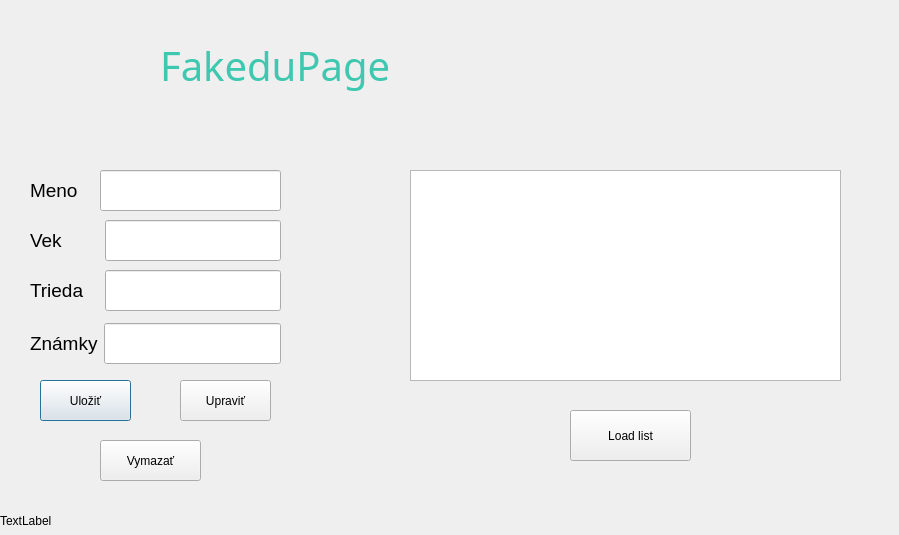
<?xml version="1.0" encoding="UTF-8"?>
<ui version="4.0">
 <class>Info</class>
 <widget class="QDialog" name="Info">
  <property name="geometry">
   <rect>
    <x>0</x>
    <y>0</y>
    <width>899</width>
    <height>535</height>
   </rect>
  </property>
  <property name="windowTitle">
   <string>Dialog</string>
  </property>
  <property name="styleSheet">
   <string notr="true"/>
  </property>
  <widget class="QPushButton" name="pushButton">
   <property name="geometry">
    <rect>
     <x>40</x>
     <y>380</y>
     <width>91</width>
     <height>41</height>
    </rect>
   </property>
   <property name="text">
    <string>Uložiť</string>
   </property>
  </widget>
  <widget class="QLabel" name="label_sec_status">
   <property name="geometry">
    <rect>
     <x>0</x>
     <y>490</y>
     <width>171</width>
     <height>61</height>
    </rect>
   </property>
   <property name="text">
    <string>TextLabel</string>
   </property>
  </widget>
  <widget class="QWidget" name="layoutWidget">
   <property name="geometry">
    <rect>
     <x>30</x>
     <y>170</y>
     <width>251</width>
     <height>41</height>
    </rect>
   </property>
   <layout class="QFormLayout" name="formLayout_4">
    <item row="0" column="0">
     <widget class="QLabel" name="label">
      <property name="sizePolicy">
       <sizepolicy hsizetype="Expanding" vsizetype="Expanding">
        <horstretch>0</horstretch>
        <verstretch>0</verstretch>
       </sizepolicy>
      </property>
      <property name="font">
       <font>
        <pointsize>14</pointsize>
       </font>
      </property>
      <property name="text">
       <string>Meno   </string>
      </property>
     </widget>
    </item>
    <item row="0" column="1">
     <widget class="QLineEdit" name="txt_name">
      <property name="sizePolicy">
       <sizepolicy hsizetype="Expanding" vsizetype="Expanding">
        <horstretch>0</horstretch>
        <verstretch>0</verstretch>
       </sizepolicy>
      </property>
     </widget>
    </item>
   </layout>
  </widget>
  <widget class="QWidget" name="layoutWidget">
   <property name="geometry">
    <rect>
     <x>30</x>
     <y>220</y>
     <width>251</width>
     <height>41</height>
    </rect>
   </property>
   <layout class="QFormLayout" name="formLayout_3">
    <item row="0" column="0">
     <widget class="QLabel" name="label_2">
      <property name="sizePolicy">
       <sizepolicy hsizetype="Expanding" vsizetype="Expanding">
        <horstretch>0</horstretch>
        <verstretch>0</verstretch>
       </sizepolicy>
      </property>
      <property name="font">
       <font>
        <pointsize>14</pointsize>
       </font>
      </property>
      <property name="text">
       <string>Vek       </string>
      </property>
     </widget>
    </item>
    <item row="0" column="1">
     <widget class="QLineEdit" name="txt_age">
      <property name="sizePolicy">
       <sizepolicy hsizetype="Expanding" vsizetype="Expanding">
        <horstretch>0</horstretch>
        <verstretch>0</verstretch>
       </sizepolicy>
      </property>
     </widget>
    </item>
   </layout>
  </widget>
  <widget class="QWidget" name="layoutWidget">
   <property name="geometry">
    <rect>
     <x>30</x>
     <y>270</y>
     <width>251</width>
     <height>41</height>
    </rect>
   </property>
   <layout class="QFormLayout" name="formLayout_2">
    <item row="0" column="0">
     <widget class="QLabel" name="label_3">
      <property name="sizePolicy">
       <sizepolicy hsizetype="Expanding" vsizetype="Expanding">
        <horstretch>0</horstretch>
        <verstretch>0</verstretch>
       </sizepolicy>
      </property>
      <property name="font">
       <font>
        <pointsize>14</pointsize>
       </font>
      </property>
      <property name="text">
       <string>Trieda   </string>
      </property>
     </widget>
    </item>
    <item row="0" column="1">
     <widget class="QLineEdit" name="txt_clas">
      <property name="sizePolicy">
       <sizepolicy hsizetype="Expanding" vsizetype="Expanding">
        <horstretch>0</horstretch>
        <verstretch>0</verstretch>
       </sizepolicy>
      </property>
     </widget>
    </item>
   </layout>
  </widget>
  <widget class="QWidget" name="layoutWidget">
   <property name="geometry">
    <rect>
     <x>30</x>
     <y>323</y>
     <width>251</width>
     <height>41</height>
    </rect>
   </property>
   <layout class="QFormLayout" name="formLayout">
    <item row="0" column="0">
     <widget class="QLabel" name="label_4">
      <property name="sizePolicy">
       <sizepolicy hsizetype="Preferred" vsizetype="Expanding">
        <horstretch>0</horstretch>
        <verstretch>0</verstretch>
       </sizepolicy>
      </property>
      <property name="font">
       <font>
        <pointsize>14</pointsize>
       </font>
      </property>
      <property name="text">
       <string>Známky</string>
      </property>
     </widget>
    </item>
    <item row="0" column="1">
     <widget class="QLineEdit" name="txt_marks">
      <property name="sizePolicy">
       <sizepolicy hsizetype="Expanding" vsizetype="Expanding">
        <horstretch>0</horstretch>
        <verstretch>0</verstretch>
       </sizepolicy>
      </property>
     </widget>
    </item>
   </layout>
  </widget>
  <widget class="QPushButton" name="pushButton_Edit">
   <property name="geometry">
    <rect>
     <x>180</x>
     <y>380</y>
     <width>91</width>
     <height>41</height>
    </rect>
   </property>
   <property name="text">
    <string>Upraviť</string>
   </property>
  </widget>
  <widget class="QPushButton" name="pushButton_delete">
   <property name="geometry">
    <rect>
     <x>100</x>
     <y>440</y>
     <width>101</width>
     <height>41</height>
    </rect>
   </property>
   <property name="text">
    <string>Vymazať</string>
   </property>
  </widget>
  <widget class="QTableView" name="tableView">
   <property name="geometry">
    <rect>
     <x>410</x>
     <y>170</y>
     <width>431</width>
     <height>211</height>
    </rect>
   </property>
  </widget>
  <widget class="QPushButton" name="pushButton_load_table">
   <property name="geometry">
    <rect>
     <x>570</x>
     <y>410</y>
     <width>121</width>
     <height>51</height>
    </rect>
   </property>
   <property name="text">
    <string>Load list</string>
   </property>
  </widget>
  <widget class="QLabel" name="label_5">
   <property name="geometry">
    <rect>
     <x>160</x>
     <y>20</y>
     <width>291</width>
     <height>91</height>
    </rect>
   </property>
   <property name="font">
    <font>
     <family>Arial Rounded MT Bold</family>
     <pointsize>30</pointsize>
    </font>
   </property>
   <property name="styleSheet">
    <string notr="true">QLabel#label_5
{
color: #3dc8af
}</string>
   </property>
   <property name="text">
    <string>FakeduPage</string>
   </property>
  </widget>
  <widget class="QLabel" name="label_image2">
   <property name="geometry">
    <rect>
     <x>20</x>
     <y>10</y>
     <width>141</width>
     <height>121</height>
    </rect>
   </property>
   <property name="text">
    <string/>
   </property>
   <property name="pixmap">
    <pixmap>fakedupage2.jpg</pixmap>
   </property>
  </widget>
 </widget>
 <resources/>
 <connections/>
</ui>
